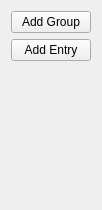
<?xml version="1.0" encoding="UTF-8"?>
<ui version="4.0">
 <class>SideMenu</class>
 <widget class="QWidget" name="SideMenu">
  <property name="geometry">
   <rect>
    <x>0</x>
    <y>0</y>
    <width>93</width>
    <height>210</height>
   </rect>
  </property>
  <property name="windowTitle">
   <string>Form</string>
  </property>
  <layout class="QVBoxLayout" name="verticalLayout">
   <item>
    <widget class="QPushButton" name="button_add_group">
     <property name="text">
      <string>Add Group</string>
     </property>
    </widget>
   </item>
   <item>
    <widget class="QPushButton" name="button_add_entry">
     <property name="text">
      <string>Add Entry</string>
     </property>
    </widget>
   </item>
   <item>
    <spacer name="verticalSpacer">
     <property name="orientation">
      <enum>Qt::Vertical</enum>
     </property>
     <property name="sizeHint" stdset="0">
      <size>
       <width>20</width>
       <height>40</height>
      </size>
     </property>
    </spacer>
   </item>
  </layout>
 </widget>
 <resources/>
 <connections/>
</ui>
